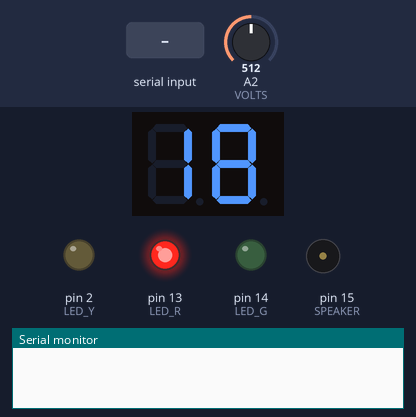
A program run on a simulated Arduino Uno, built with avr-gcc and run on an emulated ATmega328P. Shown: 2-digit seven-segment display, output pins drawn as LEDs (lit = HIGH), buzzer (waves = sounding), the last lines printed to the serial monitor. Wiring (inferred from the names in the program): 2-digit 7-segment display, segments lit when LOW: segments pin 3, pin 4, pin 5, pin 6, pin 7, pin 8, pin 9, pin 10; digit selects pin 11, pin 12. The test bench sets the inputs (shaded band); at power-on: A2 (VOLTS) = 512. The segment pins are drawn as the display they are named for; pins used as bus, display or sensor lines are not drawn.

Above: at 1.2 s.
1.3 s: A2 (VOLTS) set to 0
3.4 s: "90,45\n" received over Serial
5.3 s: "30,150\n" received over Serial
At 5.7 s:
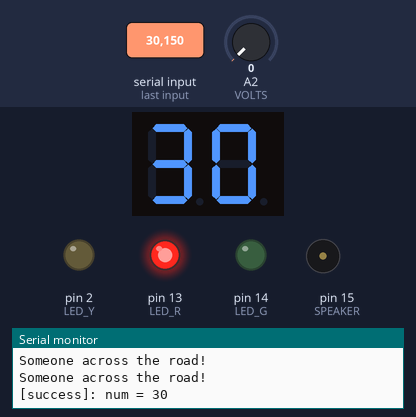
At 20.1 s:
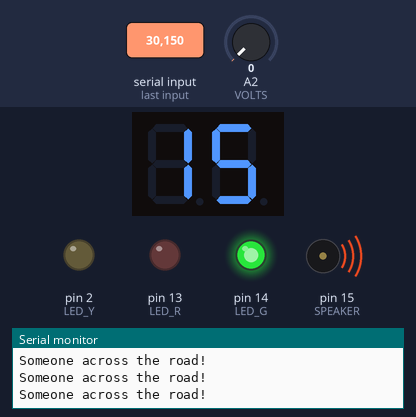
Timing chart, 0 to 21.3 s (numbered marks = the images above; inputs shaded):
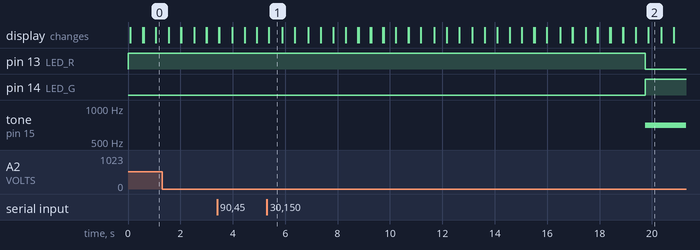

The program:

main.cpp
```cpp
/**********************************
* @author: achieve_dream
* @date: 2023/6/5 23:00
* @file: main.cpp
***********************************/
#include <Arduino.h>
// R, G, YµÆµÄÒý½Å
#define LED_R 13
#define LED_G 14
#define LED_Y 2
// ·äÃùÆ÷ÆµÂÊ
#define SPEAKER_FREQ 700
// ·äÃùÆ÷IO
#define SPEAKER 15
// µçÑ¹±íIO
#define VOLTS 16
// ÏÔÊ¾Ò»¸öÊý×Ö, È»ºóÔÝÍ£FREQºÁÃë, ÏÔÊ¾ÁíÒ»¸öÊý×Ö
#define FREQ 30
// ±¾ÏîÄ¿Ê¹ÓÃµÄÁ½¸öÊý×ÖµÄÊýÂë¹Ü
// ÊÇ·ñÊÇ¹²Ñô¼«, ÉèÖÃÎªtrue»òfalse
#define COMMON_ANODE true
// ÊýÂë¹ÜÏÔÊ¾×ó²àÊý×ÖIO
#define LEFT 11
// ÊýÂë¹ÜÏÔÊ¾ÓÒ²àÊý×ÖIO
#define RIGHT 12
// ÊýÂë¹Ü¸ºÔð¿ØÖÆÃ¿¸öÐ¡µÆÁÁÃðµÄIO
static const unsigned char digital_pins[8] = {3, 4, 5, 6, 7, 8, 9, 10};
// ÊýÂë¹Ü 0 - 9 µÄ±àÂë
static const unsigned char numbers[10] = {0b11111100, 0b01100000, 0b11011010, 0b11110010, 0b01100110,
                                          0b10110110, 0b10111110, 0b11100000, 0b11111110, 0b11110110};


class DreamOS {
public:
    /// Æô¶¯ÏµÍ³
    void run() {
        onRed();
        onGreen();
        onYellow();
    }

private:
    // Ô¶³Ì¿ÉÐÞ¸ÄµÄµ¹¼ÆÊ±Êý×Ö
    unsigned char num{};

    /// ÊýÂë¹ÜÏÔÊ¾Ò»´ÎÒ»¸öÊý×Ö, ²¢ÇÒÖ»»áÉÁË¸¶ÌÔÝµÄÒ»´Î
/// \param num ÏÔÊ¾µÄÊý×Ö
/// \param isLeft ÊÇ·ñÏÔÊ¾ÔÚ×ó²à
    static void showOnceNumber(unsigned char num, bool isLeft) {
        /*    if (num > 9) {
                Serial.println("out of range, only can show: 0 - 9");
                return;
            }*/
        num = numbers[num]; // È¡³öÊý×Ö¶ÔÓ¦µÄ±àÂë
#if COMMON_ANODE // ¹²Ñô¼«
        // ¿ªÆôÊýÂë¹Ü
        isLeft ? digitalWrite(LEFT, HIGH) : digitalWrite(RIGHT, HIGH);
        for (char i = 7; i >= 0; --i) {
            if (num & (1 << i)) { // 1
                digitalWrite(digital_pins[7 - i], LOW); // ¹²Ñô¼«ÒªLOW²Å»áÁÁ
            } else { // 0
                digitalWrite(digital_pins[7 - i], HIGH);
            }
        }
        delay(FREQ);
        isLeft ? digitalWrite(LEFT, LOW) : digitalWrite(RIGHT, LOW);
#else // ¹²Òõ¼«
        // ¿ªÆôÊýÂë¹Ü
        isLeft ? digitalWrite(LEFT, LOW) : digitalWrite(RIGHT, LOW);
        for (char i = 7; i >= 0; --i) {
         if (num & (1 << i)) { // 1
                digitalWrite(digital_pins[7 - i], HIGH); //¹²Òõ¼«ÒªHIGH²ÅÁÁ
            } else { // 0
                digitalWrite(digital_pins[7 - i], LOW);
            }
        }
        delay(FREQ);
        isLeft ? digitalWrite(LEFT, HIGH) : digitalWrite(RIGHT, HIGH);
#endif
    }

    /// ÏÔÊ¾Á½Î»Êý×Ö
    /// \param num ÏÔÊ¾µÄÊý×Ö
    static void showTwoNumber(unsigned char num) {
        /*       if (num > 99) {
                   Serial.println("out of range, only can show: 0 - 99");
                   return;
               }*/
        // ÏÔÊ¾1ÃëÖÓ, ÉÁË¸ÏÔÊ¾, ÀûÓÃÊÓ¾õÔÝÁô´ïµ½ÏÔÊ¾¶à¸öÊý×Ö
        for (int count = 0; count < 1000 / (FREQ * 4); ++count) {
            showOnceNumber(num / 10, true); // ÏÔÊ¾×ó²àÊý×Ö
            showOnceNumber(num % 10, false); // ÏÔÊ¾ÓÒ²àÊý×Ö
        }
    }

    /// ÅÐ¶Ï´®¿ÚÊÇ·ñ¸Ä±äÁËµ¹¼ÆÊ±Ê±¼ä
    /// \return bool
    bool isChanged() {
        if (Serial.available()) { //»º´æÇøÓÐÊý¾Ý
            int first = Serial.read(); // read: ÈôÓÐÊý¾Ý, Ôò·µ»Ø×Ö·û·ñÔò·µ»Ø-1
            if (first >= '0' && first <= '9') {
                int second = Serial.read();
                if (second == -1) { // Ö»ÓÐÒ»Î»Êý
                    num = first - '0';
                    Serial.print("[success]: num = ");
                    Serial.println(num);
                    return true;
                }
                if (Serial.read() == -1 && second >= '0' && second <= '9') { //²»´æÔÚµÚÈýÎ»Êý²¢ÇÒµÚ¶þÎ»Êý¾ÝÊÇÊý×Ö
                    num = (first - '0') * 10 + second - '0';
                    Serial.print("[success]: num = ");
                    Serial.println(num);
                    return true;
                }
            }
            // ÊÍ·Å¶àÓàµÄÊý¾Ý
            for (; Serial.read() != -1;);
            Serial.println("[ERROR]: only allowed input a number: 0 - 99.");
        }
        return false;
    }


    /// ÊýÂë¹Üµ¹¼ÆÊ±
    /// \param time ÏÔÊ¾µÄµ¹¼ÆÊ±Ê±¼ä
    void countdown(unsigned char time) {
        // µ¹¼ÆÊ±
        for (short i = time; i > 0; --i) {
            // ºìµÆÄ£Ê½,²¢ÇÒµçÑ¹±íÎª0, ÓÅÏÈ¼¶Ó¦¸Ã±ÈÆäËûÁ½¸öÈÎÎñ¸ß, Òò´Ë·ÅÔÚµÚÒ»¾ä
            if (digitalRead(LED_R) && analogRead(VOLTS) == 0) Serial.println("Someone across the road!");
            if (isChanged()) i = num;// Èç¹ûÊý×Ö±»ÐÞ¸Ä, ÄÇÃ´´ÓÐÞ¸ÄºóµÄÊý×Ö¿ªÊ¼µ¹¼ÆÊ±
            showTwoNumber(i);
        }
    }

    /// ºìµÆ
    void onRed() {
        digitalWrite(LED_R, HIGH);
        countdown(20);
        digitalWrite(LED_R, LOW);
    }

    /// ÂÌµÆ
    void onGreen() {
        digitalWrite(LED_G, HIGH);
        tone(SPEAKER, SPEAKER_FREQ);
        countdown(15);
        noTone(SPEAKER);
        digitalWrite(LED_G, LOW);
    }

    /// »ÆµÆ
    void onYellow() {
        digitalWrite(LED_Y, HIGH);
        countdown(10);
        digitalWrite(LED_Y, LOW);
    }
};

DreamOS dream;

void setup() {
    // ´®¿Ú²¨ÌØÂÊ, ·ÀÖ¹ÂÒÂë
    Serial.begin(9600);
    // ³õÊ¼»¯Òý½Å×´Ì¬
    for (unsigned char i = 2; i < 16; ++i) { // 2 - 15ºÅÒý½ÅÉèÖÃÎªÊä³öÄ£Ê½
        pinMode(i, OUTPUT);
    }
    pinMode(VOLTS, INPUT); // ¶ÁÈ¡µçÑ¹±í, ÉèÖÃÎªÊäÈëÄ£Ê½
}

void loop() {
    dream.run();
}
```

Measured:
- after the input at 5.3 s, pin 2 (LED_Y): stays LOW (without the input it goes to HIGH after 11.6 s); pin 13 (LED_R): HIGH → LOW after 14.5 s instead of 4.3 s
- what the display in image 1 shows lasts 0.5 s, from 5.4 s to 5.9 s
